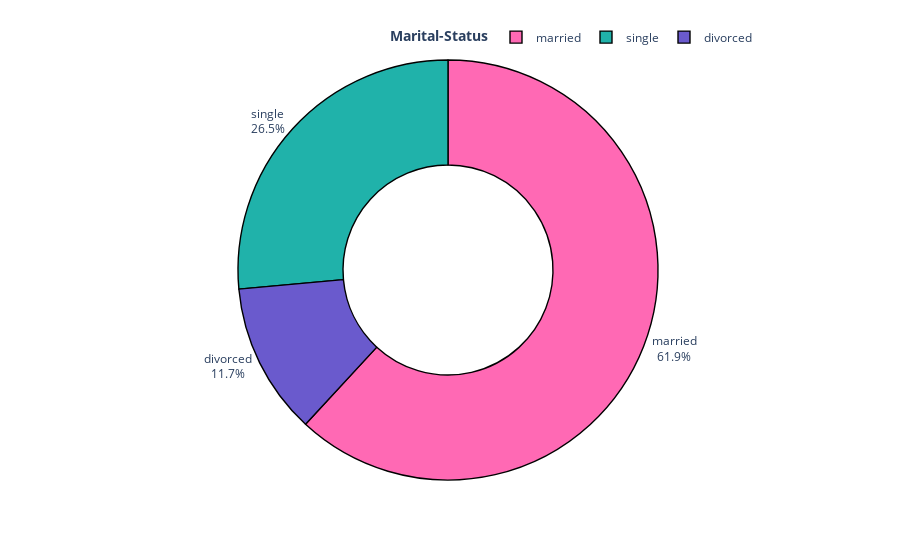

This figure's notebook cell:
### Code cell
fig=px.pie(df.marital.value_counts().reset_index().rename(columns={'index':'Marital-Status','marital':'Count'}),names='Marital-Status',values='Count',hole=0.5,template='plotly_white',color_discrete_sequence=['HotPink','LightSeaGreen','SlateBlue'])
fig.update_traces(marker=dict(line=dict(color='#000000', width=1.4)))
fig.update_layout(title_x=0.5,showlegend=True,legend_title_text='<b>Marital-Status')
fig.update_traces(textposition='outside', textinfo='percent+label')
fig.update_layout(title_x=0.5,legend=dict(orientation='h',yanchor='bottom',y=1.02,xanchor='right',x=1))
fig.show()

### Figure 1 — Plotly figure (JSON) as saved in the notebook; plotly's stock layout.template omitted (floating-point values rounded to 4 significant figures)
{"data": [{"domain": {"x": [0, 1], "y": [0, 1]}, "hole": 0.5, "hovertemplate": "Marital-Status=%{label}<br>Count=%{value}<extra></extra>", "labels": ["married", "single", "divorced"], "legendgroup": "", "marker": {"line": {"color": "#000000", "width": 1.4}}, "name": "", "showlegend": true, "textinfo": "percent+label", "textposition": "outside", "type": "pie", "values": [2797, 1196, 528]}], "layout": {"legend": {"orientation": "h", "title": {"text": "<b>Marital-Status"}, "tracegroupgap": 0, "x": 1, "xanchor": "right", "y": 1.02, "yanchor": "bottom"}, "margin": {"t": 60}, "piecolorway": ["HotPink", "LightSeaGreen", "SlateBlue"], "showlegend": true, "title": {"x": 0.5}}}
